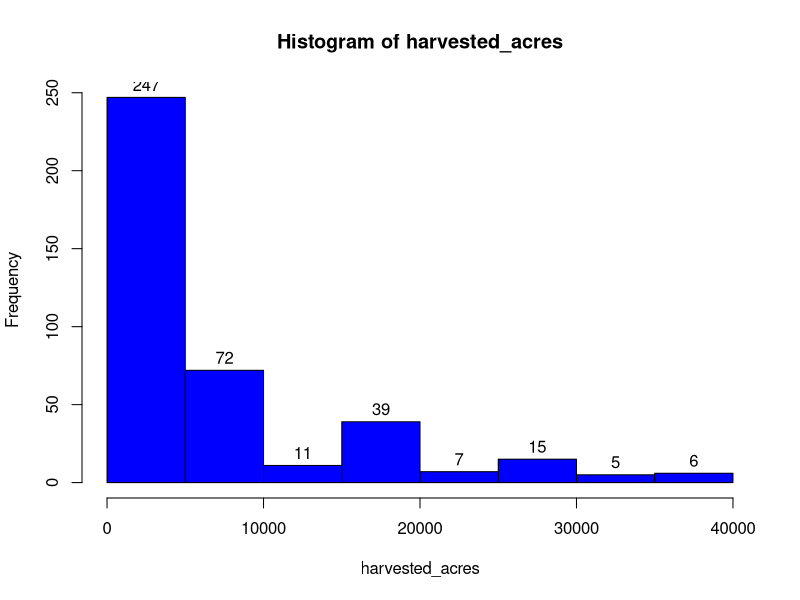
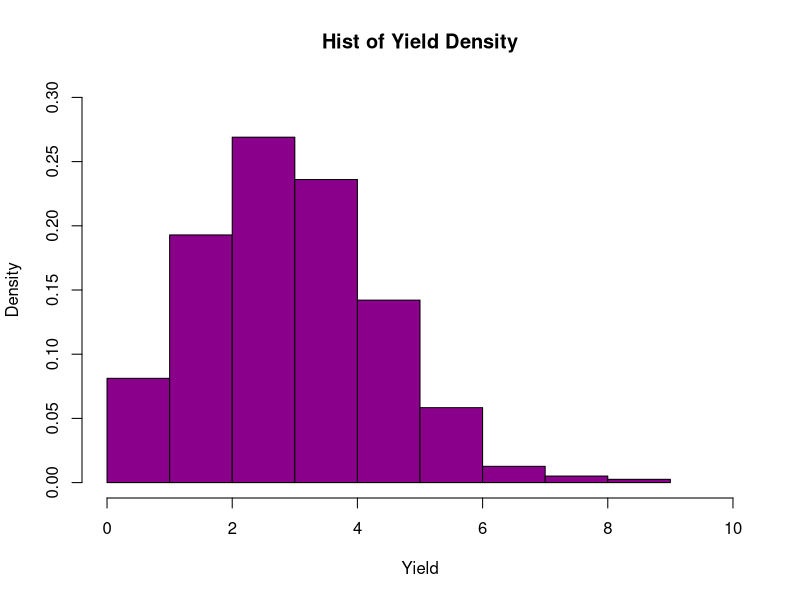
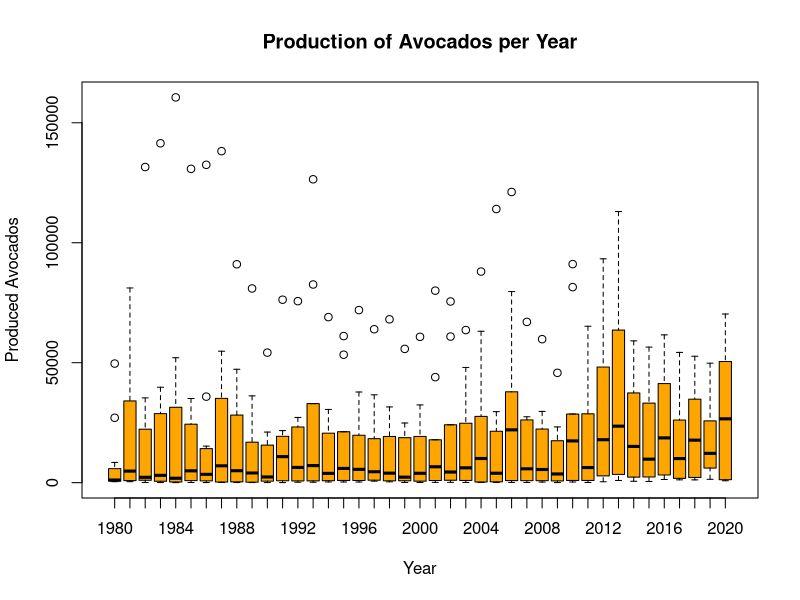

Reproduce these figures in R, in order.
## ---- chunk 1
# add packages you need for this assignment
install.packages("ggplot2", repos = "http://cran.us.r-project.org")
## ---- chunk 2
knitr::opts_chunk$set(echo = TRUE)
## ---- chunk 3
raw_data <- read.csv("cali_avocados.csv")
avocado_data <- data.frame(raw_data)
## ---- chunk 4
str(avocado_data)
summary(avocado_data)
## ---- chunk 5
which(is.na(avocado_data$Year))
sum(is.na(avocado_data$Year))
## ---- chunk 6
which(is.na(avocado_data$Commodity.Code))
sum(is.na(avocado_data$Commodity.Code))
## ---- chunk 7
which(is.na(avocado_data$Crop.Name))
sum(is.na(avocado_data$Crop.Name))
## ---- chunk 8
which(is.na(avocado_data$County.Code))
sum(is.na(avocado_data$County.Code))
## ---- chunk 9
which(is.na(avocado_data$County))
sum(is.na(avocado_data$County))
## ---- chunk 10
which(is.na(avocado_data$Harvested.Acres))
sum(is.na(avocado_data$Harvested.Acres))
## ---- chunk 11
which(is.na(avocado_data$Yield))
sum(is.na(avocado_data$Yield))
## ---- chunk 12
which(is.na(avocado_data$Production))
sum(is.na(avocado_data$Production))
## ---- chunk 13
which(is.na(avocado_data$Price.P.U))
sum(is.na(avocado_data$Price.P.U))
## ---- chunk 14
which(is.na(avocado_data$Value))
sum(is.na(avocado_data$Value))
## ---- chunk 15
which(is.na(avocado_data))
sum(is.na(avocado_data))
## ---- chunk 16
harvested_acres <- avocado_data$Harvested.Acres
h1 <- hist(harvested_acres, col = "blue")
text(h1$mids, h1$counts, labels = h1$counts, adj = c(0.5, -0.5))
## ---- chunk 17
hist(avocado_data$Yield, ylim = c(0, .3), main = "Hist of Yield Density",
xlab = "Yield", xlim = c(0, 10), 
col = "darkmagenta", freq = FALSE)
## ---- chunk 18

## ---- chunk 19
boxplot(Production ~ Year, data = avocado_data, col = "orange",
main = "Production of Avocados per Year", xlab = "Year", ylab =
"Produced Avocados")
## ---- chunk 20
price_mean <- mean(avocado_data$Price.P.U, na.rm = TRUE)
print(price_mean)
## ---- chunk 21
harvest_mean <- mean(avocado_data$Harvested.Acres, na.rm = TRUE)
small_harvest <- subset.data.frame(avocado_data, avocado_data$Harvested.Acres < harvest_mean)
small_harvest_price_mean <- mean(small_harvest$Price.P.U, na.rm = TRUE)
print(small_harvest_price_mean)
## ---- chunk 22
large_harvest <- subset.data.frame(avocado_data, avocado_data$Harvested.Acres > harvest_mean)
large_harvest_price_mean <- mean(large_harvest$Price.P.U, na.rm = TRUE)
print(large_harvest_price_mean)
## ---- chunk 23
t.test(x = avocado_data$Price.P.U, mu = small_harvest_price_mean)

t.test(x = avocado_data$Price.P.U, mu = large_harvest_price_mean)
## ---- chunk 24
acres_production_lm <- lm(Harvested.Acres ~ Production, data = avocado_data)
summary(acres_production_lm)
